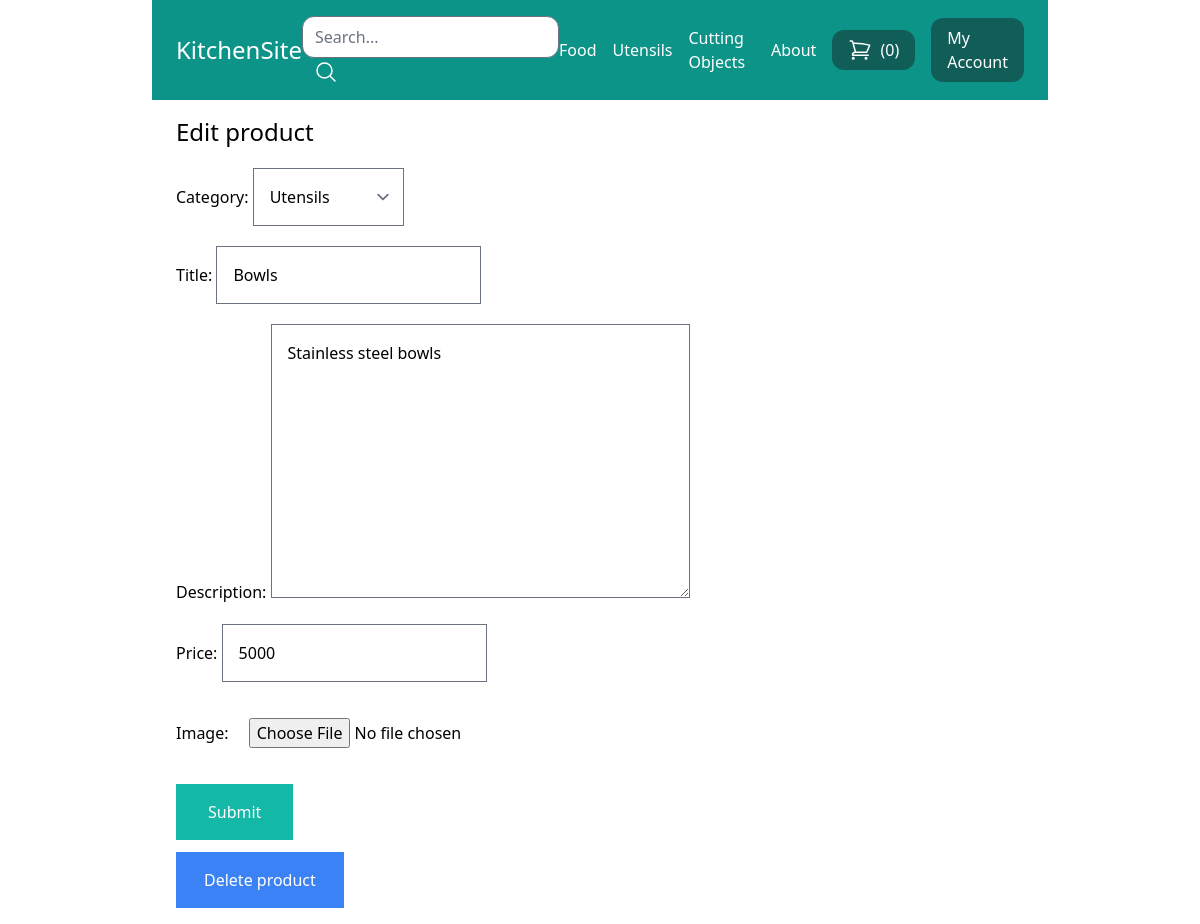
Page /my-store/edit-product/2/ (signed in) on the committed database.
### store/models.py (models this page shows, shortened)
class Category(models.Model):
    title = models.CharField(max_length=60)
    slug = models.SlugField(max_length=60)
    class Meta:
        verbose_name_plural = 'Categories'
    def __str__(self):
        return self.title

class Product(models.Model):
    DRAFT = 'draft'
    WAITING_APPROVAL = 'waitingapproval'
    ACTIVE = 'active'
    DELETED = 'deleted'
    STATUS_CHOICES = (
        (DRAFT, 'Draft'),
        (WAITING_APPROVAL, 'Waiting Approval'),
        (ACTIVE, 'Active'),
        (DELETED, 'Deleted'),
    )
    user = models.ForeignKey(User, related_name='products', on_delete=models.CASCADE)
    category = models.ForeignKey(Category, related_name='products', on_delete=models.CASCADE)
    title = models.CharField(max_length=60)
    slug = models.SlugField(max_length=60)
    description = models.TextField(blank=True)
    price = models.IntegerField()
    image = models.ImageField(upload_to='uploads/product_images/', blank=True, null=True)
    thumbnail = models.ImageField(upload_to='uploads/product_images/thumbnail/', blank=True, null=True)
    created_at = models.DateTimeField(auto_now_add=True)
    updated_at = models.DateTimeField(auto_now=True)
    status = models.CharField(max_length=50, choices=STATUS_CHOICES, default=ACTIVE)
    class Meta:
        ordering = ('-created_at',)

### userprofile/views.py (the view)
# urls.py: path('my-store/edit-product/<int:pk>/', views.edit_product, name='edit_product'),
@login_required()
def edit_product(request, pk):
    product = Product.objects.filter(user=request.user).get(pk=pk)
    if request.method == 'POST':
        form = ProductForm(request.POST, request.FILES, instance=product)
        if form.is_valid():
            form.save()
            messages.success(request, 'Your changes have been effected.')
            return redirect('my_store')
    else:
        form = ProductForm(instance=product)
    return render(request, 'userprofile/product_form.html', {
        'title': 'Edit product',
        'product': product,
        'form': form
    })

### store/forms.py
class ProductForm(forms.ModelForm):
    class Meta:
        model = Product
        fields = ('category', 'title', 'description', 'price', 'image',)
        widgets = {
            'category': forms.Select(attrs={
                'class': 'p-4 border border-gray-300'
            }),
            'title': forms.TextInput(attrs={
            'class': 'p-4 border border-gray-300'
            }),
            'description': forms.Textarea(attrs={
            'class': 'p-4 border border-gray-300'
            }),
            'price': forms.TextInput(attrs={
            'class': 'p-4 border border-gray-300'
            }),
            'image': forms.FileInput(attrs={
            'class': 'w-full p-4 border border-gray-300'
            }),
        }

### store/cart.py (called while the page is built)
    def __len__(self):
        return sum(item['quantity'] for item in self.cart.values())

### store/context_processors.py (called while the page is built)
def cart(request):
    return {'cart': Cart(request)}

### store/templatetags/menu.py (called while the page is built)
@register.inclusion_tag('core/menu.html')
def menu():
    categories = Category.objects.all()
    return {'categories': categories}

### userprofile/templates/userprofile/product_form.html (shortened to what this page needs)
{% extends 'core/base.html' %}
{% block content %}
<h1 class="text-2xl">{{ title }}</h1>
<form method="post" action="." enctype="multipart/form-data" class="space-y-5">
    {{form.as_p}}
    <button class="mt-4 py-4 px-8 bg-teal-500 text-white hover:bg-teal-700">Submit</button>
</form>
{% if product %}
<a href="{% url 'delete_product' product.id %}" class="mt-3 inline-block py-4 px-7 bg-blue-500 text-white">Delete product</a>
{% endif %}
{% endblock %}

### core/templates/core/menu.html
{% for category in categories %}
<a href="{% url 'category_detail' category.slug %}" class="text-white">{{category.title}}</a>
{% endfor %}
<a href="{% url 'about' %}" class="text-white">About</a>

### rows in the picture
Category: title "Food", title "Bowls"
Category: title "Utensils"
Category: title "Cutting Objects"
Product: category "Utensils", description "Stainless steel bowls", price "5000"

### other values in the picture
{{ cart|length }} "0"
{{ title }} "Edit product"
